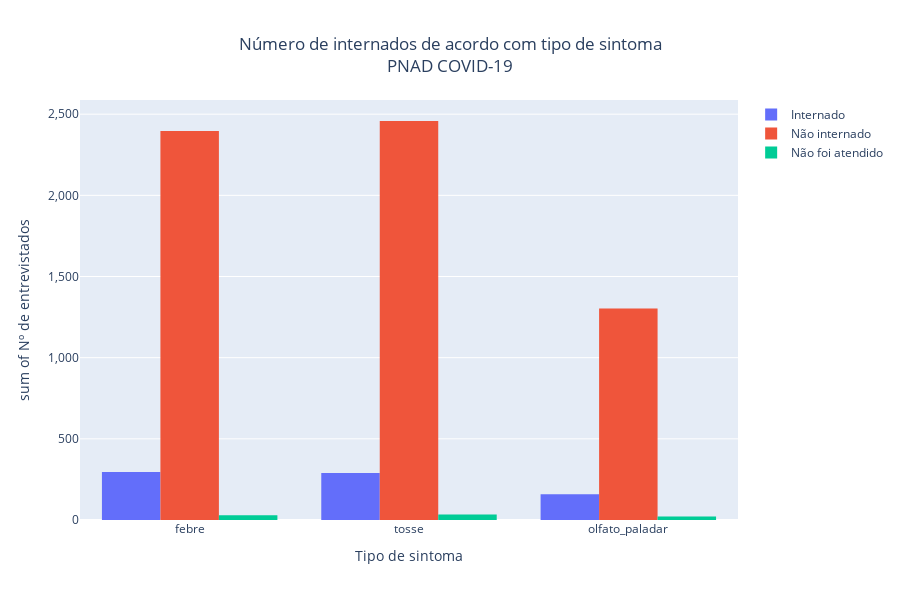

The code cell stored with this chart in its notebook:
### Code cell
fig = px.histogram(final_df, x="sintoma", y="n_entrevistados",
             color='internacao', barmode='group',
             height=600, title='Número de internados de acordo com tipo de sintoma<br>PNAD COVID-19',
             labels=dict(n_entrevistados="Nº de entrevistados", internacao="", sintoma='Tipo de sintoma'))

fig.update_layout(title_x=0.5)
fig.update_yaxes(tickformat=",.0f")

fig.show()

title_name = 'Numero de internados de acordo com tipo de sintoma'

#plotly.offline.plot(fig, filename = f'./plots/{title_name}.html', auto_play=False, auto_open=False)

### Figure 1 — Plotly figure (JSON) as saved in the notebook; plotly's stock layout.template omitted (floating-point values rounded to 4 significant figures)
{"data": [{"alignmentgroup": "True", "bingroup": "x", "histfunc": "sum", "hovertemplate": "=Internado<br>Tipo de sintoma=%{x}<br>sum of Nº de entrevistados=%{y}<extra></extra>", "legendgroup": "Internado", "marker": {"color": "#636efa", "pattern": {"shape": ""}}, "name": "Internado", "offsetgroup": "Internado", "orientation": "v", "showlegend": true, "type": "histogram", "x": ["febre", "febre", "febre", "tosse", "tosse", "tosse", "olfato_paladar", "olfato_paladar", "olfato_paladar"], "xaxis": "x", "y": [100, 94, 102, 104, 89, 96, 65, 46, 48], "yaxis": "y"}, {"alignmentgroup": "True", "bingroup": "x", "histfunc": "sum", "hovertemplate": "=Não internado<br>Tipo de sintoma=%{x}<br>sum of Nº de entrevistados=%{y}<extra></extra>", "legendgroup": "Não internado", "marker": {"color": "#EF553B", "pattern": {"shape": ""}}, "name": "Não internado", "offsetgroup": "Não internado", "orientation": "v", "showlegend": true, "type": "histogram", "x": ["febre", "febre", "febre", "tosse", "tosse", "tosse", "olfato_paladar", "olfato_paladar", "olfato_paladar"], "xaxis": "x", "y": [771, 745, 880, 781, 749, 928, 456, 399, 448], "yaxis": "y"}, {"alignmentgroup": "True", "bingroup": "x", "histfunc": "sum", "hovertemplate": "=Não foi atendido<br>Tipo de sintoma=%{x}<br>sum of Nº de entrevistados=%{y}<extra></extra>", "legendgroup": "Não foi atendido", "marker": {"color": "#00cc96", "pattern": {"shape": ""}}, "name": "Não foi atendido", "offsetgroup": "Não foi atendido", "orientation": "v", "showlegend": true, "type": "histogram", "x": ["febre", "febre", "febre", "tosse", "tosse", "tosse", "olfato_paladar", "olfato_paladar", "olfato_paladar"], "xaxis": "x", "y": [5, 12, 12, 7, 11, 16, 3, 10, 9], "yaxis": "y"}], "layout": {"barmode": "group", "height": 600, "legend": {"title": {"text": ""}, "tracegroupgap": 0}, "title": {"text": "Número de internados de acordo com tipo de sintoma<br>PNAD COVID-19", "x": 0.5}, "xaxis": {"anchor": "y", "domain": [0, 1], "title": {"text": "Tipo de sintoma"}}, "yaxis": {"anchor": "x", "domain": [0, 1], "tickformat": ",.0f", "title": {"text": "sum of Nº de entrevistados"}}}}
